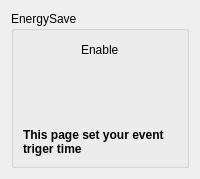
          <widget class="QWidget" name="Com_EnergySave">
           <layout class="QVBoxLayout" name="verticalLayout_7">
            <item>
             <widget class="QGroupBox" name="EnergySave">
              <property name="title">
               <string>EnergySave</string>
              </property>
              <property name="flat">
               <bool>true</bool>
              </property>
              <layout class="QVBoxLayout" name="verticalLayout_9">
               <item>
                <layout class="QHBoxLayout" name="horizontalLayout_7">
                 <item>
                  <spacer name="horizontalSpacer_5">
                   <property name="orientation">
                    <enum>Qt::Horizontal</enum>
                   </property>
                   <property name="sizeHint" stdset="0">
                    <size>
                     <width>25</width>
                     <height>20</height>
                    </size>
                   </property>
                  </spacer>
                 </item>
                 <item>
                  <widget class="QLabel" name="EnergySave_Enable_Para0_Str">
                   <property name="text">
                    <string>Enable</string>
                   </property>
                  </widget>
                 </item>
                 <item>
                  <spacer name="horizontalSpacer_6">
                   <property name="orientation">
                    <enum>Qt::Horizontal</enum>
                   </property>
                   <property name="sizeHint" stdset="0">
                    <size>
                     <width>24</width>
                     <height>20</height>
                    </size>
                   </property>
                  </spacer>
                 </item>
                </layout>
               </item>
               <item>
                <spacer name="verticalSpacer_3">
                 <property name="orientation">
                  <enum>Qt::Vertical</enum>
                 </property>
                 <property name="sizeHint" stdset="0">
                  <size>
                   <width>20</width>
                   <height>62</height>
                  </size>
                 </property>
                </spacer>
               </item>
               <item>
                <widget class="QLabel" name="label_6">
                 <property name="font">
                  <font>
                   <weight>75</weight>
                   <italic>false</italic>
                   <bold>true</bold>
                   <underline>false</underline>
                   <strikeout>false</strikeout>
                  </font>
                 </property>
                 <property name="text">
                  <string>This page set your event triger time</string>
                 </property>
                 <property name="wordWrap">
                  <bool>true</bool>
                 </property>
                 <property name="margin">
                  <number>0</number>
                 </property>
                 <property name="indent">
                  <number>-1</number>
                 </property>
                </widget>
               </item>
              </layout>
             </widget>
            </item>
           </layout>
          </widget>
